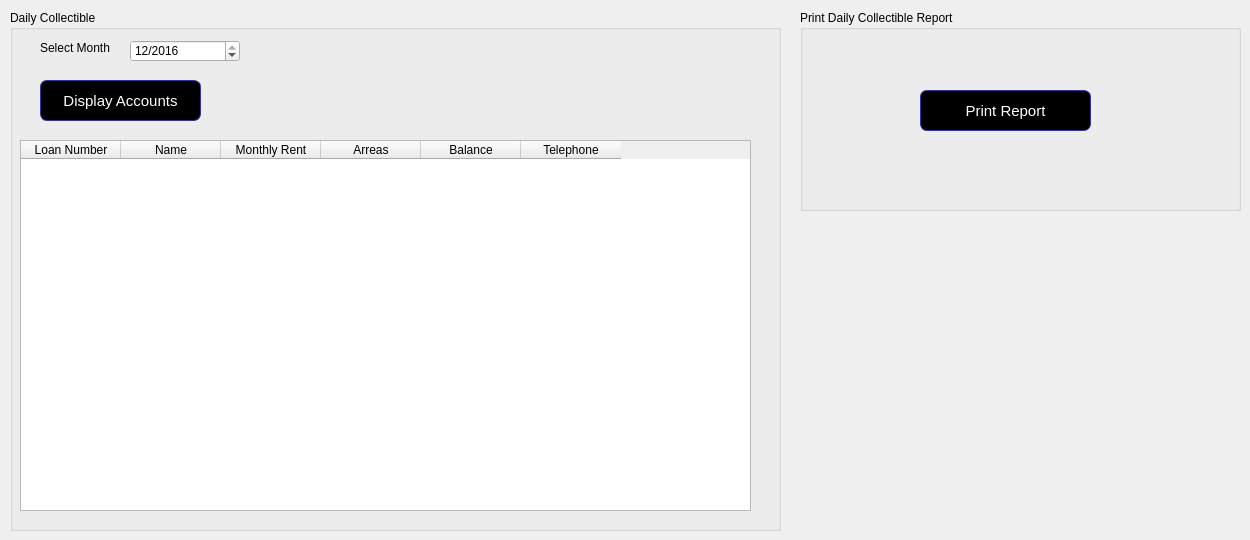
      <widget class="QWidget" name="tab_14">
       <attribute name="title">
        <string>Daily Collectible</string>
       </attribute>
       <widget class="QGroupBox" name="groupBox_38">
        <property name="geometry">
         <rect>
          <x>10</x>
          <y>10</y>
          <width>771</width>
          <height>521</height>
         </rect>
        </property>
        <property name="title">
         <string>Daily Collectible</string>
        </property>
        <widget class="QLabel" name="label_109">
         <property name="geometry">
          <rect>
           <x>30</x>
           <y>30</y>
           <width>91</width>
           <height>16</height>
          </rect>
         </property>
         <property name="text">
          <string>Select Month</string>
         </property>
        </widget>
        <widget class="QPushButton" name="pushButton_37">
         <property name="geometry">
          <rect>
           <x>30</x>
           <y>70</y>
           <width>161</width>
           <height>41</height>
          </rect>
         </property>
         <property name="styleSheet">
          <string notr="true">QPushButton {
color: white;
background-color: QLinearGradient( );
border-width: 1px;
border-color: #339;
border-style: solid;
border-radius: 7;
padding: 3px;
font-size: 15px;
padding-left: 5px;
padding-right: 5px;

}</string>
         </property>
         <property name="text">
          <string>Display Accounts</string>
         </property>
        </widget>
        <widget class="QDateEdit" name="dateEdit_18">
         <property name="geometry">
          <rect>
           <x>120</x>
           <y>30</y>
           <width>110</width>
           <height>22</height>
          </rect>
         </property>
         <property name="inputMethodHints">
          <set>Qt::ImhPreferNumbers</set>
         </property>
         <property name="displayFormat">
          <string>M/yyyy</string>
         </property>
         <property name="date">
          <date>
           <year>2016</year>
           <month>12</month>
           <day>1</day>
          </date>
         </property>
        </widget>
        <widget class="QTableWidget" name="tableWidget_18">
         <property name="geometry">
          <rect>
           <x>10</x>
           <y>130</y>
           <width>731</width>
           <height>371</height>
          </rect>
         </property>
         <column>
          <property name="text">
           <string>Loan Number</string>
          </property>
         </column>
         <column>
          <property name="text">
           <string>Name</string>
          </property>
         </column>
         <column>
          <property name="text">
           <string>Monthly Rent</string>
          </property>
         </column>
         <column>
          <property name="text">
           <string>Arreas</string>
          </property>
         </column>
         <column>
          <property name="text">
           <string>Balance</string>
          </property>
         </column>
         <column>
          <property name="text">
           <string>Telephone</string>
          </property>
         </column>
        </widget>
       </widget>
       <widget class="QGroupBox" name="groupBox_39">
        <property name="geometry">
         <rect>
          <x>800</x>
          <y>10</y>
          <width>441</width>
          <height>201</height>
         </rect>
        </property>
        <property name="title">
         <string>Print Daily Collectible Report</string>
        </property>
        <widget class="QPushButton" name="pushButton_38">
         <property name="geometry">
          <rect>
           <x>120</x>
           <y>80</y>
           <width>171</width>
           <height>41</height>
          </rect>
         </property>
         <property name="styleSheet">
          <string notr="true">QPushButton {
color: white;
background-color: QLinearGradient( );
border-width: 1px;
border-color: #339;
border-style: solid;
border-radius: 7;
padding: 3px;
font-size: 15px;
padding-left: 5px;
padding-right: 5px;

}</string>
         </property>
         <property name="text">
          <string>Print Report</string>
         </property>
        </widget>
       </widget>
      </widget>
